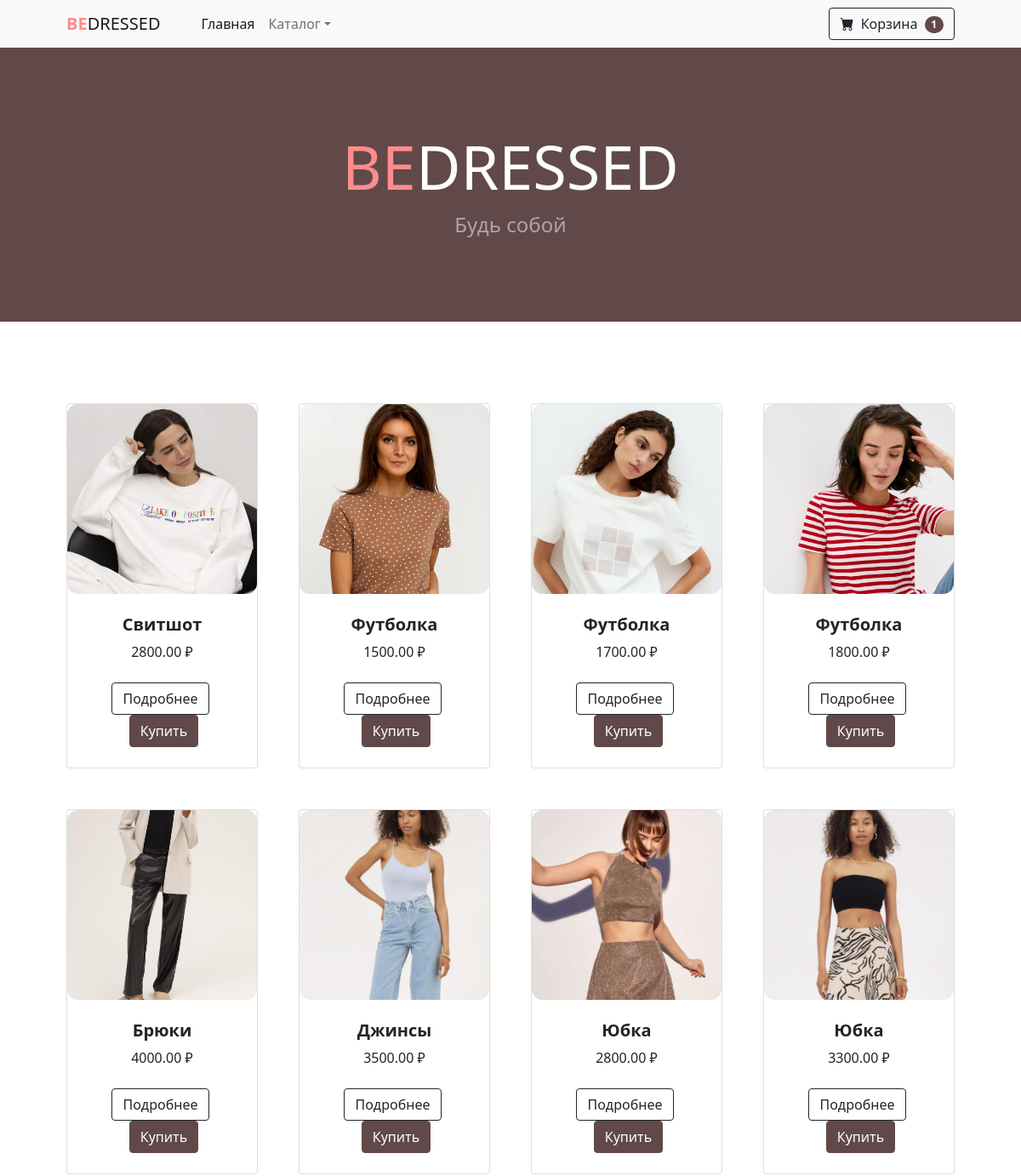
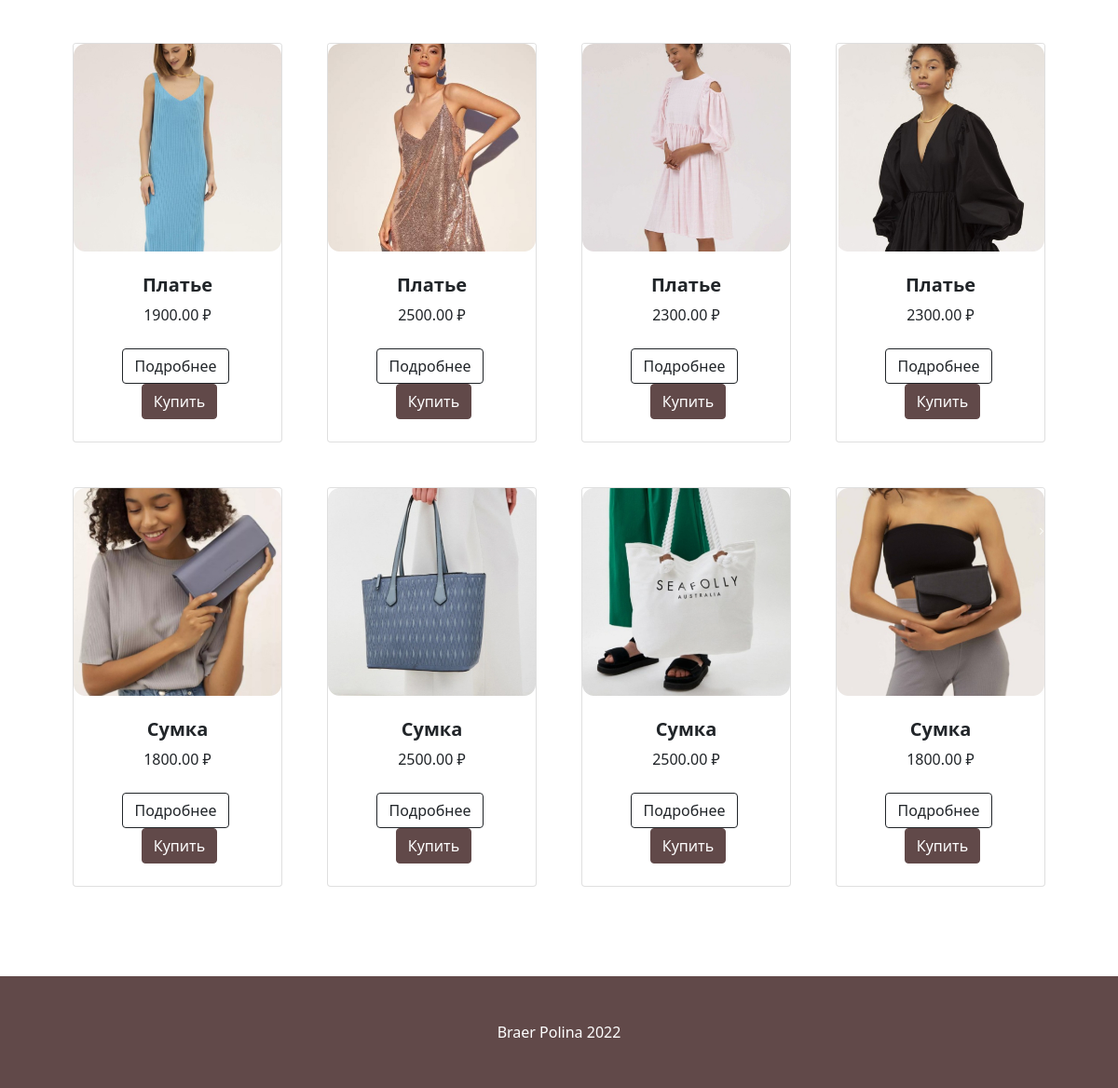
The app's page / (signed in) with its own data (2 pictures, top to bottom).
### shop_app/models.py (models this page shows, shortened)
class Cart(models.Model):
    owner = models.ForeignKey('Customer', null=True, verbose_name='Владелец', on_delete=models.CASCADE)
    products = models.ManyToManyField(CartProduct, blank=True, related_name='related_cart')
    total_products = models.PositiveIntegerField(default=0)
    final_price = models.DecimalField(max_digits=9, default=0, decimal_places=2,
                                      verbose_name='Общая цена')
    in_order = models.BooleanField(default=False)
    for_anonymous_user = models.BooleanField(default=False)

class Product(models.Model):
    MIN_RESOLUTION = (300, 300)
    MAX_RESOLUTION = (4000, 4000)
    MAX_IMAGE_SIZE = 3145728
    class Meta:
        abstract = True
    category = models.ForeignKey(Category, verbose_name='Категория', on_delete=models.CASCADE)
    title = models.CharField(max_length=255, verbose_name='Наименование')
    slug = models.SlugField(unique=True)
    image = models.ImageField(verbose_name='Изображение')
    description = models.TextField(verbose_name='Описание', null=True)
    price = models.DecimalField(max_digits=9, decimal_places=2, verbose_name='Цена')
    def get_model_name(self):
        return self.__class__.__name__.lower()

class topwear(Product):
    color = models.CharField(max_length=255, verbose_name='Цвет')
    size = models.CharField(max_length=255, verbose_name='Размер')
    structure = models.CharField(max_length=255, verbose_name='Состав')
    brand = models.CharField(max_length=255, verbose_name='Бренд')
    def get_absolute_url(self):
        return get_product_url(self, 'product_detail')

class bottomwear(Product):
    color = models.CharField(max_length=255, verbose_name='Цвет')
    size = models.CharField(max_length=255, verbose_name='Размер')
    structure = models.CharField(max_length=255, verbose_name='Состав')
    brand = models.CharField(max_length=255, verbose_name='Бренд')
    def get_absolute_url(self):
        return get_product_url(self, 'product_detail')

class dresses(Product):
    color = models.CharField(max_length=255, verbose_name='Цвет')
    height = models.CharField(max_length=255, verbose_name='Рост')
    structure = models.CharField(max_length=255, verbose_name='Состав')
    brand = models.CharField(max_length=255, verbose_name='Бренд')
    def get_absolute_url(self):
        return get_product_url(self, 'product_detail')

class bags(Product):
    color = models.CharField(max_length=255, verbose_name='Цвет')
    height = models.CharField(max_length=255, verbose_name='Рост')
    structure = models.CharField(max_length=255, verbose_name='Состав')
    brand = models.CharField(max_length=255, verbose_name='Бренд')
    def get_absolute_url(self):
        return get_product_url(self, 'product_detail')

### shop_app/views.py (the view)
# urls.py: path('', BaseView.as_view(), name='mainpage'),
class BaseView(CartMixin, View):
    def get(self, request, *args, **kwargs):
        counted_categories = Category.objects.get_categories_for_sidebar()
        products = LatestProducts.objects.get_products_for_main_page(
            'dresses', 'bottomwear', 'topwear', 'bags',
            with_respect_to='topwear'
        )
        context = {
            'categories': counted_categories,
            'products': products,
            'cart': self.cart
        }
        return render(request, 'mainpage.html', context)

### shop_app/mixins.py (called while the page is built)
    def dispatch(self, request, *args, **kwargs):
        if request.user.is_authenticated:
            customer = Customer.objects.filter(user=request.user).first()
            if not customer:
                customer = Customer.objects.create(user=request.user)
            cart = Cart.objects.filter(owner=customer, in_order=False).first()
            if not cart:
                cart = Cart.objects.create(owner=customer)
        else:
            cart = Cart.objects.filter(for_anonymous_user=True).first()
            if not cart:
                cart = Cart.objects.create(for_anonymous_user=True)
        self.cart = cart
        return super().dispatch(request, *args, **kwargs)

### shop_app/models.py (called while the page is built)
def get_models_for_count(*model_names):
    return [models.Count(model_name) for model_name in model_names]

def get_product_url(obj, view_name):
    ct_model = obj.__class__._meta.model_name
    return reverse(view_name, kwargs={'ct_model': ct_model, 'slug': obj.slug})

    @staticmethod
    def get_products_for_main_page(*args, **kwargs):
        with_respect_to = kwargs.get('with_respect_to')
        products = []
        ct_models = ContentType.objects.filter(model__in=args)
        for ct_model in ct_models:
            model_products = ct_model.model_class()._base_manager.all().order_by('-id')[:4]
            products.extend(model_products)
        if with_respect_to:
            ct_model = ContentType.objects.filter(model=with_respect_to)
            if ct_model.exists():
                if with_respect_to in args:
                    return sorted(
                        products, key=lambda x: x.__class__._meta.model_name.startswith(with_respect_to), reverse=True
                    )
        return products

    def get_queryset(self):
        return super().get_queryset()

    def get_categories_for_sidebar(self):
        models = get_models_for_count('dresses', 'bags', 'topwear', 'bottomwear')
        qset = list(self.get_queryset().annotate(*models))
        data = [
            dict(name=wear_category.name, url=wear_category.get_absolute_url(),
                 count=getattr(wear_category, self.CATEGORY_NAME_COUNT[wear_category.name]))
            for wear_category in qset
        ]
        data.reverse()
        return data

    def get_absolute_url(self):
        return reverse('category_detail', kwargs={'slug': self.slug})

### shop_app/templates/mainpage.html (shortened to what this page needs)
<!DOCTYPE html>
<html lang="ru">
    <head>
        {% load static %}
        <link href="https://cdn.jsdelivr.net/npm/bootstrap-icons@1.5.0/font/bootstrap-icons.css" rel="stylesheet" />
        <link href="{% static 'css/mainpage.css'%}" rel="stylesheet" />
    </head>
    <body>
        <nav class="navbar navbar-expand-lg navbar-light bg-light">
            <div class="container px-4 px-lg-5">
                <a class="navbar-brand" href="{% url 'mainpage' %}"><span style="color:#ff8c8c"><b>BE</b></span>DRESSED</a>
                <div class="collapse navbar-collapse" id="navbarSupportedContent">
                    <ul class="navbar-nav me-auto mb-2 mb-lg-0 ms-lg-4">
                        <li class="nav-item"><a class="nav-link active" aria-current="page" href="{% url 'mainpage' %}">Главная</a></li>
                        <li class="nav-item dropdown">
                            <a class="nav-link dropdown-toggle" id="navbarDropdown" href="#" role="button" data-bs-toggle="dropdown" aria-expanded="false">Каталог</a>
                        </li>
                    </ul>
                    <form class="d-flex">
                        <a href="{% url 'cart' %}" class="btn btn-outline-dark flex-shrink-0" type="button">
                            <i class="bi-cart-fill me-1"></i>
                            Корзина
                            <span class="badge bg-dark text-white ms-1 rounded-pill">{{ cart.products.count }}</span>
                        </a>
                    </form>
                </div>
            </div>
        </nav>
        <header class="bg-dark py-5">
            <div class="container px-4 px-lg-5 my-5">
                <div class="text-center text-white">
                    <h1 class="display-2"><span style="color:#ff8c8c"><b>BE</b></span>DRESSED</h1>
                    <p class="lead text-white-50 mb-0">Будь собой</p>
                </div>
            </div>
        </header>
        <section class="py-5">
            <div class="container px-4 px-lg-5 mt-5">
                <div class="row gx-4 gx-lg-5 row-cols-2 row-cols-md-3 row-cols-xl-4 justify-content-center">
                    {% for product in products %}
                    <div class="col mb-5">
                        <div class="card h-100">
                            <img class="card-img-top" src="{{ product.image.url }}" alt="..." />
                            <div class="card-body p-4">
                                <div class="text-center">
                                    <h5 href="{{ product.get_absolute_url }}" class="fw-bolder">{{ product.title }}</h5>
                                    {{ product.price }} ₽
                                </div>
                            </div>
                            <div class="card-footer p-4 pt-0 border-top-0 bg-transparent">
                                <div class="text-center">
                                    <a class="btn btn-outline-dark flex-shrink-0 me-1" type="button" href="{{ product.get_absolute_url }}">Подробнее</a>
                                    <a class="btn btn-secondary flex-shrink-0 ms-1" href="{% url 'add_to_cart' ct_model=product.get_model_name slug=product.slug %}">Купить</a>
                                </div>
                            </div>
                        </div>
                    </div>
                    {% endfor %}
                </div>
            </div>
        </section>
        <footer class="py-5 bg-dark">
            <div class="container"><p class="m-0 text-center text-white">Braer Polina 2022</p></div>
        </footer>
    </body>
</html>

### records on screen
Cart: products.count "1"
topwear: image (picture), title "Свитшот", price "2800.00"
topwear: image (picture), title "Футболка", price "1500.00"
topwear: image (picture), title "Футболка", price "1700.00"
topwear: image (picture), title "Футболка", price "1800.00"
bottomwear: image (picture), title "Брюки", price "4000.00"
bottomwear: image (picture), title "Джинсы", price "3500.00"
bottomwear: image (picture), title "Юбка", price "2800.00"
bottomwear: image (picture), title "Юбка", price "3300.00"
dresses: image (picture), title "Платье", price "1900.00"
dresses: image (picture), title "Платье", price "2500.00"
dresses: image (picture), title "Платье", price "2300.00"
dresses: image (picture), title "Платье", price "2300.00"
bags: image (picture), title "Сумка", price "1800.00"
bags: image (picture), title "Сумка", price "2500.00"
bags: image (picture), title "Сумка", price "2500.00"
bags: image (picture), title "Сумка", price "1800.00"
